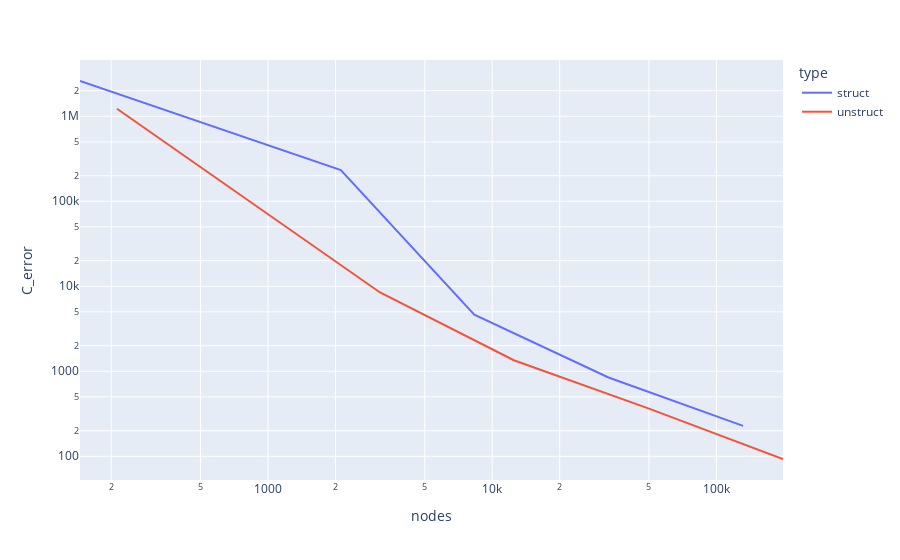

The notebook cell saved with this chart:
### Code cell
df = pd.read_csv("./errors.csv", sep=',')
fig = px.line(df.sort_values("nodes"), x="nodes", y="C_error", color='type', log_x=True,
             log_y=True, ti)
fig.show()

### Figure 1 — Plotly figure (JSON) as saved in the notebook; plotly's stock layout.template omitted (floating-point values rounded to 4 significant figures)
{"data": [{"hovertemplate": "type=struct<br>nodes=%{x}<br>C_error=%{y}<extra></extra>", "legendgroup": "struct", "line": {"color": "#636efa", "dash": "solid"}, "marker": {"symbol": "circle"}, "mode": "lines", "name": "struct", "orientation": "v", "showlegend": true, "type": "scatter", "x": [145, 2113, 8321, 33025, 131585], "xaxis": "x", "y": [2599600, 232501, 4635.0, 845.7, 227.7], "yaxis": "y"}, {"hovertemplate": "type=unstruct<br>nodes=%{x}<br>C_error=%{y}<extra></extra>", "legendgroup": "unstruct", "line": {"color": "#EF553B", "dash": "solid"}, "marker": {"symbol": "circle"}, "mode": "lines", "name": "unstruct", "orientation": "v", "showlegend": true, "type": "scatter", "x": [212, 3161, 12490, 49698, 198210], "xaxis": "x", "y": [1224980, 8450.0, 1348.0, 365.8, 92.88], "yaxis": "y"}], "layout": {"legend": {"title": {"text": "type"}, "tracegroupgap": 0}, "margin": {"t": 60}, "xaxis": {"anchor": "y", "domain": [0, 1], "title": {"text": "nodes"}, "type": "log"}, "yaxis": {"anchor": "x", "domain": [0, 1], "title": {"text": "C_error"}, "type": "log"}}}
